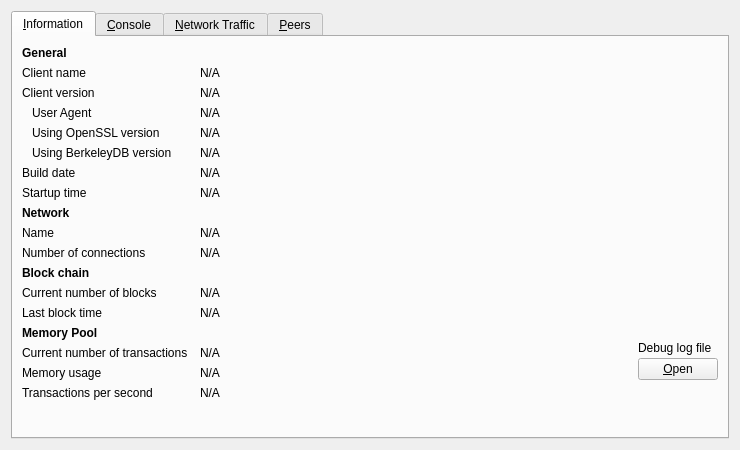
<?xml version="1.0" encoding="UTF-8"?>
<ui version="4.0">
 <class>RPCConsole</class>
 <widget class="QWidget" name="RPCConsole">
  <property name="geometry">
   <rect>
    <x>0</x>
    <y>0</y>
    <width>740</width>
    <height>450</height>
   </rect>
  </property>
  <property name="windowTitle">
   <string>Debug window</string>
  </property>
  <layout class="QVBoxLayout" name="verticalLayout_2">
   <item>
    <widget class="QTabWidget" name="tabWidget">
     <property name="currentIndex">
      <number>0</number>
     </property>
     <widget class="QWidget" name="tab_info">
      <attribute name="title">
       <string>&amp;Information</string>
      </attribute>
      <layout class="QGridLayout" name="gridLayout" columnstretch="0,1,0">
       <property name="horizontalSpacing">
        <number>12</number>
       </property>
       <item row="0" column="0">
        <widget class="QLabel" name="label_9">
         <property name="font">
          <font>
           <weight>75</weight>
           <bold>true</bold>
          </font>
         </property>
         <property name="text">
          <string>General</string>
         </property>
        </widget>
       </item>
       <item row="1" column="0">
        <widget class="QLabel" name="label_5">
         <property name="text">
          <string>Client name</string>
         </property>
        </widget>
       </item>
       <item row="1" column="1" colspan="2">
        <widget class="QLabel" name="clientName">
         <property name="cursor">
          <cursorShape>IBeamCursor</cursorShape>
         </property>
         <property name="text">
          <string>N/A</string>
         </property>
         <property name="textFormat">
          <enum>Qt::PlainText</enum>
         </property>
         <property name="textInteractionFlags">
          <set>Qt::LinksAccessibleByMouse|Qt::TextSelectableByKeyboard|Qt::TextSelectableByMouse</set>
         </property>
        </widget>
       </item>
       <item row="2" column="0">
        <widget class="QLabel" name="label_6">
         <property name="text">
          <string>Client version</string>
         </property>
        </widget>
       </item>
       <item row="2" column="1" colspan="2">
        <widget class="QLabel" name="clientVersion">
         <property name="cursor">
          <cursorShape>IBeamCursor</cursorShape>
         </property>
         <property name="text">
          <string>N/A</string>
         </property>
         <property name="textFormat">
          <enum>Qt::PlainText</enum>
         </property>
         <property name="textInteractionFlags">
          <set>Qt::LinksAccessibleByMouse|Qt::TextSelectableByKeyboard|Qt::TextSelectableByMouse</set>
         </property>
        </widget>
       </item>
       <item row="3" column="0">
        <widget class="QLabel" name="labelClientUserAgent">
         <property name="text">
          <string>User Agent</string>
         </property>
         <property name="indent">
          <number>10</number>
         </property>
        </widget>
       </item>
       <item row="3" column="1" colspan="2">
        <widget class="QLabel" name="clientUserAgent">
         <property name="cursor">
          <cursorShape>IBeamCursor</cursorShape>
         </property>
         <property name="text">
          <string>N/A</string>
         </property>
         <property name="textFormat">
          <enum>Qt::PlainText</enum>
         </property>
         <property name="textInteractionFlags">
          <set>Qt::LinksAccessibleByMouse|Qt::TextSelectableByKeyboard|Qt::TextSelectableByMouse</set>
         </property>
        </widget>
       </item>
       <item row="4" column="0">
        <widget class="QLabel" name="label_14">
         <property name="text">
          <string>Using OpenSSL version</string>
         </property>
         <property name="indent">
          <number>10</number>
         </property>
        </widget>
       </item>
       <item row="4" column="1" colspan="2">
        <widget class="QLabel" name="openSSLVersion">
         <property name="cursor">
          <cursorShape>IBeamCursor</cursorShape>
         </property>
         <property name="text">
          <string>N/A</string>
         </property>
         <property name="textFormat">
          <enum>Qt::PlainText</enum>
         </property>
         <property name="textInteractionFlags">
          <set>Qt::LinksAccessibleByMouse|Qt::TextSelectableByKeyboard|Qt::TextSelectableByMouse</set>
         </property>
        </widget>
       </item>
       <item row="5" column="0">
        <widget class="QLabel" name="label_berkeleyDBVersion">
         <property name="text">
          <string>Using BerkeleyDB version</string>
         </property>
         <property name="indent">
          <number>10</number>
         </property>
        </widget>
       </item>
       <item row="5" column="1" colspan="2">
        <widget class="QLabel" name="berkeleyDBVersion">
         <property name="cursor">
          <cursorShape>IBeamCursor</cursorShape>
         </property>
         <property name="text">
          <string>N/A</string>
         </property>
         <property name="textFormat">
          <enum>Qt::PlainText</enum>
         </property>
         <property name="textInteractionFlags">
          <set>Qt::LinksAccessibleByMouse|Qt::TextSelectableByKeyboard|Qt::TextSelectableByMouse</set>
         </property>
        </widget>
       </item>
       <item row="6" column="0">
        <widget class="QLabel" name="label_12">
         <property name="text">
          <string>Build date</string>
         </property>
        </widget>
       </item>
       <item row="6" column="1" colspan="2">
        <widget class="QLabel" name="buildDate">
         <property name="cursor">
          <cursorShape>IBeamCursor</cursorShape>
         </property>
         <property name="text">
          <string>N/A</string>
         </property>
         <property name="textFormat">
          <enum>Qt::PlainText</enum>
         </property>
         <property name="textInteractionFlags">
          <set>Qt::LinksAccessibleByMouse|Qt::TextSelectableByKeyboard|Qt::TextSelectableByMouse</set>
         </property>
        </widget>
       </item>
       <item row="7" column="0">
        <widget class="QLabel" name="label_13">
         <property name="text">
          <string>Startup time</string>
         </property>
        </widget>
       </item>
       <item row="7" column="1" colspan="2">
        <widget class="QLabel" name="startupTime">
         <property name="cursor">
          <cursorShape>IBeamCursor</cursorShape>
         </property>
         <property name="text">
          <string>N/A</string>
         </property>
         <property name="textFormat">
          <enum>Qt::PlainText</enum>
         </property>
         <property name="textInteractionFlags">
          <set>Qt::LinksAccessibleByMouse|Qt::TextSelectableByKeyboard|Qt::TextSelectableByMouse</set>
         </property>
        </widget>
       </item>
       <item row="9" column="0">
        <widget class="QLabel" name="label_8">
         <property name="text">
          <string>Name</string>
         </property>
        </widget>
       </item>
       <item row="9" column="1" colspan="2">
        <widget class="QLabel" name="networkName">
         <property name="cursor">
          <cursorShape>IBeamCursor</cursorShape>
         </property>
         <property name="text">
          <string>N/A</string>
         </property>
         <property name="textFormat">
          <enum>Qt::PlainText</enum>
         </property>
         <property name="textInteractionFlags">
          <set>Qt::LinksAccessibleByMouse|Qt::TextSelectableByKeyboard|Qt::TextSelectableByMouse</set>
         </property>
        </widget>
       </item>
       <item row="10" column="0">
        <widget class="QLabel" name="label_7">
         <property name="text">
          <string>Number of connections</string>
         </property>
        </widget>
       </item>
       <item row="10" column="1" colspan="2">
        <widget class="QLabel" name="numberOfConnections">
         <property name="cursor">
          <cursorShape>IBeamCursor</cursorShape>
         </property>
         <property name="text">
          <string>N/A</string>
         </property>
         <property name="textFormat">
          <enum>Qt::PlainText</enum>
         </property>
         <property name="textInteractionFlags">
          <set>Qt::LinksAccessibleByMouse|Qt::TextSelectableByKeyboard|Qt::TextSelectableByMouse</set>
         </property>
        </widget>
       </item>
       <item row="11" column="0">
        <widget class="QLabel" name="label_10">
         <property name="font">
          <font>
           <weight>75</weight>
           <bold>true</bold>
          </font>
         </property>
         <property name="text">
          <string>Block chain</string>
         </property>
        </widget>
       </item>
       <item row="12" column="0">
        <widget class="QLabel" name="label_3">
         <property name="text">
          <string>Current number of blocks</string>
         </property>
        </widget>
       </item>
       <item row="12" column="1" colspan="2">
        <widget class="QLabel" name="numberOfBlocks">
         <property name="cursor">
          <cursorShape>IBeamCursor</cursorShape>
         </property>
         <property name="text">
          <string>N/A</string>
         </property>
         <property name="textFormat">
          <enum>Qt::PlainText</enum>
         </property>
         <property name="textInteractionFlags">
          <set>Qt::LinksAccessibleByMouse|Qt::TextSelectableByKeyboard|Qt::TextSelectableByMouse</set>
         </property>
        </widget>
       </item>
       <item row="13" column="0">
        <widget class="QLabel" name="labelLastBlockTime">
         <property name="text">
          <string>Last block time</string>
         </property>
        </widget>
       </item>
       <item row="13" column="1" colspan="2">
        <widget class="QLabel" name="lastBlockTime">
         <property name="cursor">
          <cursorShape>IBeamCursor</cursorShape>
         </property>
         <property name="text">
          <string>N/A</string>
         </property>
         <property name="textFormat">
          <enum>Qt::PlainText</enum>
         </property>
         <property name="textInteractionFlags">
          <set>Qt::LinksAccessibleByMouse|Qt::TextSelectableByKeyboard|Qt::TextSelectableByMouse</set>
         </property>
        </widget>
       </item>
       <item row="14" column="0">
        <widget class="QLabel" name="labelMempoolTitle">
         <property name="font">
          <font>
           <weight>75</weight>
           <bold>true</bold>
          </font>
         </property>
         <property name="text">
          <string>Memory Pool</string>
         </property>
        </widget>
       </item>
       <item row="15" column="0">
        <widget class="QLabel" name="labelNumberOfTransactions">
         <property name="text">
          <string>Current number of transactions</string>
         </property>
        </widget>
       </item>
       <item row="15" column="1">
        <widget class="QLabel" name="mempoolNumberTxs">
         <property name="cursor">
          <cursorShape>IBeamCursor</cursorShape>
         </property>
         <property name="text">
          <string>N/A</string>
         </property>
         <property name="textFormat">
          <enum>Qt::PlainText</enum>
         </property>
         <property name="textInteractionFlags">
          <set>Qt::LinksAccessibleByMouse|Qt::TextSelectableByKeyboard|Qt::TextSelectableByMouse</set>
         </property>
        </widget>
       </item>
       <item row="8" column="0">
        <widget class="QLabel" name="labelNetwork">
         <property name="font">
          <font>
           <weight>75</weight>
           <bold>true</bold>
          </font>
         </property>
         <property name="text">
          <string>Network</string>
         </property>
        </widget>
       </item>
       <item row="16" column="0">
        <widget class="QLabel" name="labelMemoryUsage">
         <property name="text">
          <string>Memory usage</string>
         </property>
        </widget>
       </item>
       <item row="16" column="1">
        <widget class="QLabel" name="mempoolSize">
         <property name="cursor">
          <cursorShape>IBeamCursor</cursorShape>
         </property>
         <property name="text">
          <string>N/A</string>
         </property>
         <property name="textFormat">
          <enum>Qt::PlainText</enum>
         </property>
         <property name="textInteractionFlags">
          <set>Qt::LinksAccessibleByMouse|Qt::TextSelectableByKeyboard|Qt::TextSelectableByMouse</set>
         </property>
        </widget>
       </item>
       <item row="17" column="0">
        <widget class="QLabel" name="labelTransactionsPerSecond">
         <property name="text">
          <string>Transactions per second</string>
         </property>
        </widget>
       </item>
       <item row="17" column="1">
        <widget class="QLabel" name="transactionsPerSecond">
         <property name="cursor">
          <cursorShape>IBeamCursor</cursorShape>
         </property>
         <property name="text">
          <string>N/A</string>
         </property>
         <property name="textFormat">
          <enum>Qt::PlainText</enum>
         </property>
         <property name="textInteractionFlags">
          <set>Qt::LinksAccessibleByMouse|Qt::TextSelectableByKeyboard|Qt::TextSelectableByMouse</set>
         </property>
        </widget>
       </item>

       <item row="14" column="2" rowspan="3">
        <layout class="QVBoxLayout" name="verticalLayoutDebugButton">
         <property name="spacing">
          <number>3</number>
         </property>
         <item>
          <spacer name="verticalSpacer_2">
           <property name="orientation">
            <enum>Qt::Vertical</enum>
           </property>
           <property name="sizeHint" stdset="0">
            <size>
             <width>10</width>
             <height>5</height>
            </size>
           </property>
          </spacer>
         </item>
         <item>
          <widget class="QLabel" name="labelDebugLogfile">
           <property name="text">
            <string>Debug log file</string>
           </property>
          </widget>
         </item>
         <item>
          <widget class="QPushButton" name="openDebugLogfileButton">
           <property name="toolTip">
            <string>Open the chain2 debug log file from the current data directory. This can take a few seconds for large log files.</string>
           </property>
           <property name="text">
            <string>&amp;Open</string>
           </property>
           <property name="autoDefault">
            <bool>false</bool>
           </property>
          </widget>
         </item>
        </layout>
       </item>
       <item row="18" column="0">
        <spacer name="verticalSpacer">
         <property name="orientation">
          <enum>Qt::Vertical</enum>
         </property>
         <property name="sizeHint" stdset="0">
          <size>
           <width>20</width>
           <height>40</height>
          </size>
         </property>
        </spacer>
       </item>
      </layout>
     </widget>
     <widget class="QWidget" name="tab_console">
      <attribute name="title">
       <string>&amp;Console</string>
      </attribute>
      <layout class="QVBoxLayout" name="verticalLayout_3">
       <property name="spacing">
        <number>3</number>
       </property>
       <item>
        <widget class="QTextEdit" name="messagesWidget">
         <property name="minimumSize">
          <size>
           <width>0</width>
           <height>100</height>
          </size>
         </property>
         <property name="readOnly">
          <bool>true</bool>
         </property>
         <property name="tabKeyNavigation" stdset="0">
          <bool>false</bool>
         </property>
         <property name="columnCount" stdset="0">
          <number>2</number>
         </property>
        </widget>
       </item>
       <item>
        <layout class="QHBoxLayout" name="horizontalLayout">
         <property name="spacing">
          <number>3</number>
         </property>
         <item>
          <widget class="QLabel" name="label">
           <property name="text">
            <string notr="true">&gt;</string>
           </property>
          </widget>
         </item>
         <item>
          <widget class="QLineEdit" name="lineEdit"/>
         </item>
         <item>
          <widget class="QPushButton" name="clearButton">
           <property name="maximumSize">
            <size>
             <width>24</width>
             <height>24</height>
            </size>
           </property>
           <property name="toolTip">
            <string>Clear console</string>
           </property>
           <property name="text">
            <string/>
           </property>
           <property name="icon">
            <iconset resource="../bitcoin.qrc">
             <normaloff>:/icons/remove</normaloff>:/icons/remove</iconset>
           </property>
           <property name="shortcut">
            <string notr="true">Ctrl+L</string>
           </property>
           <property name="autoDefault">
            <bool>false</bool>
           </property>
          </widget>
         </item>
        </layout>
       </item>
      </layout>
     </widget>
     <widget class="QWidget" name="tab_nettraffic">
      <attribute name="title">
       <string>&amp;Network Traffic</string>
      </attribute>
      <layout class="QHBoxLayout" name="horizontalLayout_3">
       <item>
        <layout class="QVBoxLayout" name="verticalLayout_4">
         <item>
          <widget class="TrafficGraphWidget" name="trafficGraph" native="true">
           <property name="sizePolicy">
            <sizepolicy hsizetype="Expanding" vsizetype="Expanding">
             <horstretch>0</horstretch>
             <verstretch>0</verstretch>
            </sizepolicy>
           </property>
          </widget>
         </item>
         <item>
          <layout class="QHBoxLayout" name="horizontalLayout_2">
           <item>
            <widget class="QSlider" name="sldGraphRange">
             <property name="minimum">
              <number>1</number>
             </property>
             <property name="maximum">
              <number>288</number>
             </property>
             <property name="pageStep">
              <number>12</number>
             </property>
             <property name="value">
              <number>6</number>
             </property>
             <property name="orientation">
              <enum>Qt::Horizontal</enum>
             </property>
            </widget>
           </item>
           <item>
            <widget class="QLabel" name="lblGraphRange">
             <property name="minimumSize">
              <size>
               <width>100</width>
               <height>0</height>
              </size>
             </property>
             <property name="alignment">
              <set>Qt::AlignCenter</set>
             </property>
            </widget>
           </item>
           <item>
            <widget class="QPushButton" name="btnClearTrafficGraph">
             <property name="text">
              <string>&amp;Clear</string>
             </property>
             <property name="autoDefault">
              <bool>false</bool>
             </property>
            </widget>
           </item>
          </layout>
         </item>
        </layout>
       </item>
       <item>
        <layout class="QVBoxLayout" name="verticalLayout">
         <item>
          <widget class="QGroupBox" name="groupBox">
           <property name="title">
            <string>Totals</string>
           </property>
           <layout class="QVBoxLayout" name="verticalLayout_5">
            <item>
             <layout class="QHBoxLayout" name="horizontalLayout_4">
              <item>
               <widget class="Line" name="line">
                <property name="sizePolicy">
                 <sizepolicy hsizetype="Fixed" vsizetype="Fixed">
                  <horstretch>0</horstretch>
                  <verstretch>0</verstretch>
                 </sizepolicy>
                </property>
                <property name="minimumSize">
                 <size>
                  <width>10</width>
                  <height>0</height>
                 </size>
                </property>
                <property name="palette">
                 <palette>
                  <active>
                   <colorrole role="Light">
                    <brush brushstyle="SolidPattern">
                     <color alpha="255">
                      <red>0</red>
                      <green>255</green>
                      <blue>0</blue>
                     </color>
                    </brush>
                   </colorrole>
                  </active>
                  <inactive>
                   <colorrole role="Light">
                    <brush brushstyle="SolidPattern">
                     <color alpha="255">
                      <red>0</red>
                      <green>255</green>
                      <blue>0</blue>
                     </color>
                    </brush>
                   </colorrole>
                  </inactive>
                  <disabled>
                   <colorrole role="Light">
                    <brush brushstyle="SolidPattern">
                     <color alpha="255">
                      <red>0</red>
                      <green>255</green>
                      <blue>0</blue>
                     </color>
                    </brush>
                   </colorrole>
                  </disabled>
                 </palette>
                </property>
                <property name="orientation">
                 <enum>Qt::Horizontal</enum>
                </property>
               </widget>
              </item>
              <item>
               <widget class="QLabel" name="label_16">
                <property name="text">
                 <string>Received</string>
                </property>
               </widget>
              </item>
              <item>
               <widget class="QLabel" name="lblBytesIn">
                <property name="minimumSize">
                 <size>
                  <width>50</width>
                  <height>0</height>
                 </size>
                </property>
                <property name="alignment">
                 <set>Qt::AlignRight|Qt::AlignTrailing|Qt::AlignVCenter</set>
                </property>
               </widget>
              </item>
             </layout>
            </item>
            <item>
             <layout class="QHBoxLayout" name="horizontalLayout_5">
              <item>
               <widget class="Line" name="line_2">
                <property name="sizePolicy">
                 <sizepolicy hsizetype="Fixed" vsizetype="Fixed">
                  <horstretch>0</horstretch>
                  <verstretch>0</verstretch>
                 </sizepolicy>
                </property>
                <property name="minimumSize">
                 <size>
                  <width>10</width>
                  <height>0</height>
                 </size>
                </property>
                <property name="palette">
                 <palette>
                  <active>
                   <colorrole role="Light">
                    <brush brushstyle="SolidPattern">
                     <color alpha="255">
                      <red>255</red>
                      <green>0</green>
                      <blue>0</blue>
                     </color>
                    </brush>
                   </colorrole>
                  </active>
                  <inactive>
                   <colorrole role="Light">
                    <brush brushstyle="SolidPattern">
                     <color alpha="255">
                      <red>255</red>
                      <green>0</green>
                      <blue>0</blue>
                     </color>
                    </brush>
                   </colorrole>
                  </inactive>
                  <disabled>
                   <colorrole role="Light">
                    <brush brushstyle="SolidPattern">
                     <color alpha="255">
                      <red>255</red>
                      <green>0</green>
                      <blue>0</blue>
                     </color>
                    </brush>
                   </colorrole>
                  </disabled>
                 </palette>
                </property>
                <property name="orientation">
                 <enum>Qt::Horizontal</enum>
                </property>
               </widget>
              </item>
              <item>
               <widget class="QLabel" name="label_17">
                <property name="text">
                 <string>Sent</string>
                </property>
               </widget>
              </item>
              <item>
               <widget class="QLabel" name="lblBytesOut">
                <property name="minimumSize">
                 <size>
                  <width>50</width>
                  <height>0</height>
                 </size>
                </property>
                <property name="alignment">
                 <set>Qt::AlignRight|Qt::AlignTrailing|Qt::AlignVCenter</set>
                </property>
               </widget>
              </item>
             </layout>
            </item>
            <item>
             <spacer name="verticalSpacer_4">
              <property name="orientation">
               <enum>Qt::Vertical</enum>
              </property>
              <property name="sizeHint" stdset="0">
               <size>
                <width>20</width>
                <height>407</height>
               </size>
              </property>
             </spacer>
            </item>
           </layout>
          </widget>
         </item>
        </layout>
       </item>
      </layout>
     </widget>
     <widget class="QWidget" name="tab_peers">
      <attribute name="title">
       <string>&amp;Peers</string>
      </attribute>
      <layout class="QGridLayout" name="gridLayout_2">
       <item row="0" column="0" rowspan="2">
        <widget class="QTableView" name="peerWidget">
         <property name="horizontalScrollBarPolicy">
          <enum>Qt::ScrollBarAsNeeded</enum>
         </property>
         <property name="sortingEnabled">
          <bool>true</bool>
         </property>
         <attribute name="horizontalHeaderHighlightSections">
          <bool>false</bool>
         </attribute>
        </widget>
       </item>
       <item row="0" column="1">
        <widget class="QLabel" name="peerHeading">
         <property name="sizePolicy">
          <sizepolicy hsizetype="Preferred" vsizetype="Minimum">
           <horstretch>0</horstretch>
           <verstretch>0</verstretch>
          </sizepolicy>
         </property>
         <property name="minimumSize">
          <size>
           <width>300</width>
           <height>32</height>
          </size>
         </property>
         <property name="font">
          <font>
           <pointsize>10</pointsize>
          </font>
         </property>
         <property name="cursor">
          <cursorShape>IBeamCursor</cursorShape>
         </property>
         <property name="text">
          <string>Select a peer to view detailed information.</string>
         </property>
         <property name="alignment">
          <set>Qt::AlignHCenter|Qt::AlignTop</set>
         </property>
         <property name="wordWrap">
          <bool>true</bool>
         </property>
         <property name="textInteractionFlags">
          <set>Qt::LinksAccessibleByMouse|Qt::TextSelectableByKeyboard|Qt::TextSelectableByMouse</set>
         </property>
        </widget>
       </item>
       <item row="1" column="1">
        <widget class="QWidget" name="detailWidget" native="true">
         <property name="minimumSize">
          <size>
           <width>300</width>
           <height>0</height>
          </size>
         </property>
         <layout class="QGridLayout" name="gridLayout_3">
          <item row="0" column="0">
           <widget class="QLabel" name="label_23">
            <property name="text">
             <string>Direction</string>
            </property>
           </widget>
          </item>
          <item row="0" column="2">
           <widget class="QLabel" name="peerDirection">
            <property name="cursor">
             <cursorShape>IBeamCursor</cursorShape>
            </property>
            <property name="text">
             <string>N/A</string>
            </property>
            <property name="textFormat">
             <enum>Qt::PlainText</enum>
            </property>
            <property name="textInteractionFlags">
             <set>Qt::LinksAccessibleByMouse|Qt::TextSelectableByKeyboard|Qt::TextSelectableByMouse</set>
            </property>
           </widget>
          </item>
          <item row="1" column="0">
           <widget class="QLabel" name="label_21">
            <property name="text">
             <string>Version</string>
            </property>
           </widget>
          </item>
          <item row="1" column="2">
           <widget class="QLabel" name="peerVersion">
            <property name="cursor">
             <cursorShape>IBeamCursor</cursorShape>
            </property>
            <property name="text">
             <string>N/A</string>
            </property>
            <property name="textFormat">
             <enum>Qt::PlainText</enum>
            </property>
            <property name="textInteractionFlags">
             <set>Qt::LinksAccessibleByMouse|Qt::TextSelectableByKeyboard|Qt::TextSelectableByMouse</set>
            </property>
           </widget>
          </item>
          <item row="2" column="0">
           <widget class="QLabel" name="label_28">
            <property name="text">
             <string>User Agent</string>
            </property>
           </widget>
          </item>
          <item row="2" column="2">
           <widget class="QLabel" name="peerSubversion">
            <property name="cursor">
             <cursorShape>IBeamCursor</cursorShape>
            </property>
            <property name="text">
             <string>N/A</string>
            </property>
            <property name="textFormat">
             <enum>Qt::PlainText</enum>
            </property>
            <property name="textInteractionFlags">
             <set>Qt::LinksAccessibleByMouse|Qt::TextSelectableByKeyboard|Qt::TextSelectableByMouse</set>
            </property>
           </widget>
          </item>
          <item row="3" column="0">
           <widget class="QLabel" name="label_4">
            <property name="text">
             <string>Services</string>
            </property>
           </widget>
          </item>
          <item row="3" column="2">
           <widget class="QLabel" name="peerServices">
            <property name="cursor">
             <cursorShape>IBeamCursor</cursorShape>
            </property>
            <property name="text">
             <string>N/A</string>
            </property>
            <property name="textFormat">
             <enum>Qt::PlainText</enum>
            </property>
            <property name="textInteractionFlags">
             <set>Qt::LinksAccessibleByMouse|Qt::TextSelectableByKeyboard|Qt::TextSelectableByMouse</set>
            </property>
           </widget>
          </item>
          <item row="5" column="0">
           <widget class="QLabel" name="label_29">
            <property name="text">
             <string>Starting Height</string>
            </property>
           </widget>
          </item>
          <item row="5" column="2">
           <widget class="QLabel" name="peerHeight">
            <property name="cursor">
             <cursorShape>IBeamCursor</cursorShape>
            </property>
            <property name="text">
             <string>N/A</string>
            </property>
            <property name="textFormat">
             <enum>Qt::PlainText</enum>
            </property>
            <property name="textInteractionFlags">
             <set>Qt::LinksAccessibleByMouse|Qt::TextSelectableByKeyboard|Qt::TextSelectableByMouse</set>
            </property>
           </widget>
          </item>
          <item row="6" column="0">
           <widget class="QLabel" name="label_27">
            <property name="text">
             <string>Sync Height</string>
            </property>
           </widget>
          </item>
          <item row="6" column="2">
           <widget class="QLabel" name="peerSyncHeight">
            <property name="cursor">
             <cursorShape>IBeamCursor</cursorShape>
            </property>
            <property name="text">
             <string>N/A</string>
            </property>
            <property name="textFormat">
             <enum>Qt::PlainText</enum>
            </property>
            <property name="textInteractionFlags">
             <set>Qt::LinksAccessibleByMouse|Qt::TextSelectableByKeyboard|Qt::TextSelectableByMouse</set>
            </property>
           </widget>
          </item>
          <item row="7" column="0">
           <widget class="QLabel" name="label_24">
            <property name="text">
             <string>Ban Score</string>
            </property>
           </widget>
          </item>
          <item row="7" column="2">
           <widget class="QLabel" name="peerBanScore">
            <property name="cursor">
             <cursorShape>IBeamCursor</cursorShape>
            </property>
            <property name="text">
             <string>N/A</string>
            </property>
            <property name="textFormat">
             <enum>Qt::PlainText</enum>
            </property>
            <property name="textInteractionFlags">
             <set>Qt::LinksAccessibleByMouse|Qt::TextSelectableByKeyboard|Qt::TextSelectableByMouse</set>
            </property>
           </widget>
          </item>
          <item row="8" column="0">
           <widget class="QLabel" name="label_22">
            <property name="text">
             <string>Connection Time</string>
            </property>
           </widget>
          </item>
          <item row="8" column="2">
           <widget class="QLabel" name="peerConnTime">
            <property name="cursor">
             <cursorShape>IBeamCursor</cursorShape>
            </property>
            <property name="text">
             <string>N/A</string>
            </property>
            <property name="textFormat">
             <enum>Qt::PlainText</enum>
            </property>
            <property name="textInteractionFlags">
             <set>Qt::LinksAccessibleByMouse|Qt::TextSelectableByKeyboard|Qt::TextSelectableByMouse</set>
            </property>
           </widget>
          </item>
          <item row="9" column="0">
           <widget class="QLabel" name="label_15">
            <property name="text">
             <string>Last Send</string>
            </property>
           </widget>
          </item>
          <item row="9" column="2">
           <widget class="QLabel" name="peerLastSend">
            <property name="cursor">
             <cursorShape>IBeamCursor</cursorShape>
            </property>
            <property name="text">
             <string>N/A</string>
            </property>
            <property name="textFormat">
             <enum>Qt::PlainText</enum>
            </property>
            <property name="textInteractionFlags">
             <set>Qt::LinksAccessibleByMouse|Qt::TextSelectableByKeyboard|Qt::TextSelectableByMouse</set>
            </property>
           </widget>
          </item>
          <item row="10" column="0">
           <widget class="QLabel" name="label_19">
            <property name="text">
             <string>Last Receive</string>
            </property>
           </widget>
          </item>
          <item row="10" column="2">
           <widget class="QLabel" name="peerLastRecv">
            <property name="cursor">
             <cursorShape>IBeamCursor</cursorShape>
            </property>
            <property name="text">
             <string>N/A</string>
            </property>
            <property name="textFormat">
             <enum>Qt::PlainText</enum>
            </property>
            <property name="textInteractionFlags">
             <set>Qt::LinksAccessibleByMouse|Qt::TextSelectableByKeyboard|Qt::TextSelectableByMouse</set>
            </property>
           </widget>
          </item>
          <item row="11" column="0">
           <widget class="QLabel" name="label_18">
            <property name="text">
             <string>Bytes Sent</string>
            </property>
           </widget>
          </item>
          <item row="11" column="2">
           <widget class="QLabel" name="peerBytesSent">
            <property name="cursor">
             <cursorShape>IBeamCursor</cursorShape>
            </property>
            <property name="text">
             <string>N/A</string>
            </property>
            <property name="textFormat">
             <enum>Qt::PlainText</enum>
            </property>
            <property name="textInteractionFlags">
             <set>Qt::LinksAccessibleByMouse|Qt::TextSelectableByKeyboard|Qt::TextSelectableByMouse</set>
            </property>
           </widget>
          </item>
          <item row="12" column="0">
           <widget class="QLabel" name="label_20">
            <property name="text">
             <string>Bytes Received</string>
            </property>
           </widget>
          </item>
          <item row="12" column="2">
           <widget class="QLabel" name="peerBytesRecv">
            <property name="cursor">
             <cursorShape>IBeamCursor</cursorShape>
            </property>
            <property name="text">
             <string>N/A</string>
            </property>
            <property name="textFormat">
             <enum>Qt::PlainText</enum>
            </property>
            <property name="textInteractionFlags">
             <set>Qt::LinksAccessibleByMouse|Qt::TextSelectableByKeyboard|Qt::TextSelectableByMouse</set>
            </property>
           </widget>
          </item>
          <item row="13" column="0">
           <widget class="QLabel" name="label_26">
            <property name="text">
             <string>Ping Time</string>
            </property>
           </widget>
          </item>
          <item row="13" column="2">
           <widget class="QLabel" name="peerPingTime">
            <property name="cursor">
             <cursorShape>IBeamCursor</cursorShape>
            </property>
            <property name="text">
             <string>N/A</string>
            </property>
            <property name="textFormat">
             <enum>Qt::PlainText</enum>
            </property>
            <property name="textInteractionFlags">
             <set>Qt::LinksAccessibleByMouse|Qt::TextSelectableByKeyboard|Qt::TextSelectableByMouse</set>
            </property>
           </widget>
          </item>
          <item row="14" column="0">
           <widget class="QLabel" name="label_timeoffset">
            <property name="text">
             <string>Time Offset</string>
            </property>
           </widget>
          </item>
          <item row="14" column="2">
           <widget class="QLabel" name="timeoffset">
            <property name="cursor">
             <cursorShape>IBeamCursor</cursorShape>
            </property>
            <property name="text">
             <string>N/A</string>
            </property>
            <property name="textFormat">
             <enum>Qt::PlainText</enum>
            </property>
            <property name="textInteractionFlags">
             <set>Qt::LinksAccessibleByMouse|Qt::TextSelectableByKeyboard|Qt::TextSelectableByMouse</set>
            </property>
           </widget>
          </item>
          <item row="15" column="1">
           <spacer name="verticalSpacer_3">
            <property name="orientation">
             <enum>Qt::Vertical</enum>
            </property>
            <property name="sizeHint" stdset="0">
             <size>
              <width>20</width>
              <height>40</height>
             </size>
            </property>
           </spacer>
          </item>
         </layout>
        </widget>
       </item>
      </layout>
     </widget>
    </widget>
   </item>
  </layout>
 </widget>
 <customwidgets>
  <customwidget>
   <class>TrafficGraphWidget</class>
   <extends>QWidget</extends>
   <header>trafficgraphwidget.h</header>
   <container>1</container>
   <slots>
    <slot>clear()</slot>
   </slots>
  </customwidget>
 </customwidgets>
 <resources>
  <include location="../bitcoin.qrc"/>
 </resources>
 <connections/>
</ui>
